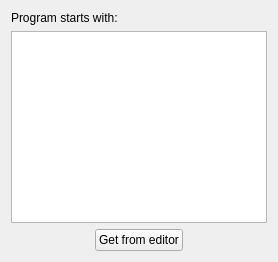
       <widget class="QWidget" name="pageStart">
        <layout class="QVBoxLayout">
         <item>
          <widget class="QLabel" name="label">
           <property name="text">
            <string>Program starts with:</string>
           </property>
          </widget>
         </item>
         <item>
          <widget class="KumirEdit" name="textEdit">
           <property name="tabChangesFocus">
            <bool>true</bool>
           </property>
          </widget>
         </item>
         <item>
          <layout class="QHBoxLayout">
           <item>
            <spacer>
             <property name="orientation">
              <enum>Qt::Horizontal</enum>
             </property>
             <property name="sizeHint" stdset="0">
              <size>
               <width>40</width>
               <height>20</height>
              </size>
             </property>
            </spacer>
           </item>
           <item>
            <widget class="QPushButton" name="btnGetFromEditor">
             <property name="text">
              <string>Get from editor</string>
             </property>
            </widget>
           </item>
           <item>
            <spacer>
             <property name="orientation">
              <enum>Qt::Horizontal</enum>
             </property>
             <property name="sizeHint" stdset="0">
              <size>
               <width>40</width>
               <height>20</height>
              </size>
             </property>
            </spacer>
           </item>
          </layout>
         </item>
        </layout>
       </widget>
